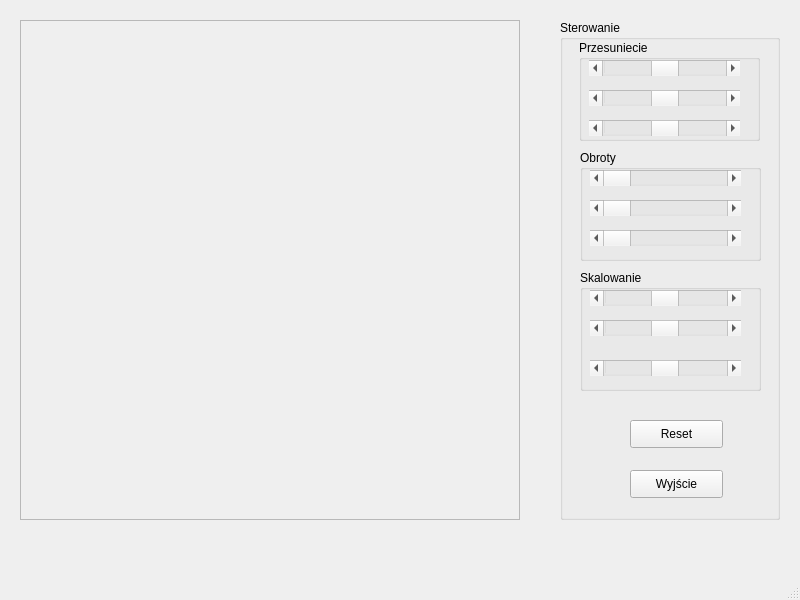
<?xml version="1.0" encoding="UTF-8"?>
<ui version="4.0">
 <class>MainWindow</class>
 <widget class="QMainWindow" name="MainWindow">
  <property name="geometry">
   <rect>
    <x>0</x>
    <y>0</y>
    <width>800</width>
    <height>600</height>
   </rect>
  </property>
  <property name="windowTitle">
   <string>Przekształcenia</string>
  </property>
  <widget class="QWidget" name="centralwidget">
   <widget class="QFrame" name="frame">
    <property name="geometry">
     <rect>
      <x>20</x>
      <y>20</y>
      <width>500</width>
      <height>500</height>
     </rect>
    </property>
    <property name="frameShape">
     <enum>QFrame::StyledPanel</enum>
    </property>
    <property name="frameShadow">
     <enum>QFrame::Raised</enum>
    </property>
   </widget>
   <widget class="QGroupBox" name="groupBox">
    <property name="geometry">
     <rect>
      <x>560</x>
      <y>20</y>
      <width>220</width>
      <height>500</height>
     </rect>
    </property>
    <property name="title">
     <string>Sterowanie</string>
    </property>
    <widget class="QPushButton" name="resetButton">
     <property name="geometry">
      <rect>
       <x>70</x>
       <y>400</y>
       <width>93</width>
       <height>28</height>
      </rect>
     </property>
     <property name="text">
      <string>Reset</string>
     </property>
    </widget>
    <widget class="QPushButton" name="exitButton">
     <property name="geometry">
      <rect>
       <x>70</x>
       <y>450</y>
       <width>93</width>
       <height>28</height>
      </rect>
     </property>
     <property name="text">
      <string>Wyjście</string>
     </property>
    </widget>
    <widget class="QGroupBox" name="groupBox_2">
     <property name="geometry">
      <rect>
       <x>19</x>
       <y>20</y>
       <width>181</width>
       <height>101</height>
      </rect>
     </property>
     <property name="title">
      <string>Przesuniecie</string>
     </property>
     <widget class="QScrollBar" name="przesuniecie_x">
      <property name="geometry">
       <rect>
        <x>10</x>
        <y>20</y>
        <width>151</width>
        <height>16</height>
       </rect>
      </property>
      <property name="minimum">
       <number>-250</number>
      </property>
      <property name="maximum">
       <number>250</number>
      </property>
      <property name="orientation">
       <enum>Qt::Horizontal</enum>
      </property>
     </widget>
     <widget class="QScrollBar" name="przesuniecie_y">
      <property name="geometry">
       <rect>
        <x>10</x>
        <y>50</y>
        <width>151</width>
        <height>16</height>
       </rect>
      </property>
      <property name="minimum">
       <number>-250</number>
      </property>
      <property name="maximum">
       <number>250</number>
      </property>
      <property name="orientation">
       <enum>Qt::Horizontal</enum>
      </property>
     </widget>
     <widget class="QScrollBar" name="przesuniecie_z">
      <property name="geometry">
       <rect>
        <x>10</x>
        <y>80</y>
        <width>151</width>
        <height>16</height>
       </rect>
      </property>
      <property name="minimum">
       <number>-250</number>
      </property>
      <property name="maximum">
       <number>250</number>
      </property>
      <property name="orientation">
       <enum>Qt::Horizontal</enum>
      </property>
     </widget>
    </widget>
    <widget class="QGroupBox" name="groupBox_3">
     <property name="geometry">
      <rect>
       <x>20</x>
       <y>130</y>
       <width>181</width>
       <height>111</height>
      </rect>
     </property>
     <property name="title">
      <string>Obroty</string>
     </property>
     <widget class="QScrollBar" name="obroty_x">
      <property name="geometry">
       <rect>
        <x>10</x>
        <y>20</y>
        <width>151</width>
        <height>16</height>
       </rect>
      </property>
      <property name="maximum">
       <number>360</number>
      </property>
      <property name="orientation">
       <enum>Qt::Horizontal</enum>
      </property>
     </widget>
     <widget class="QScrollBar" name="obroty_y">
      <property name="geometry">
       <rect>
        <x>10</x>
        <y>50</y>
        <width>151</width>
        <height>16</height>
       </rect>
      </property>
      <property name="maximum">
       <number>360</number>
      </property>
      <property name="orientation">
       <enum>Qt::Horizontal</enum>
      </property>
     </widget>
     <widget class="QScrollBar" name="obroty_z">
      <property name="geometry">
       <rect>
        <x>10</x>
        <y>80</y>
        <width>151</width>
        <height>16</height>
       </rect>
      </property>
      <property name="maximum">
       <number>360</number>
      </property>
      <property name="orientation">
       <enum>Qt::Horizontal</enum>
      </property>
     </widget>
    </widget>
    <widget class="QGroupBox" name="groupBox_4">
     <property name="geometry">
      <rect>
       <x>20</x>
       <y>250</y>
       <width>181</width>
       <height>121</height>
      </rect>
     </property>
     <property name="title">
      <string>Skalowanie</string>
     </property>
     <widget class="QScrollBar" name="skalowanie_x">
      <property name="geometry">
       <rect>
        <x>10</x>
        <y>20</y>
        <width>151</width>
        <height>16</height>
       </rect>
      </property>
      <property name="minimum">
       <number>1</number>
      </property>
      <property name="maximum">
       <number>200</number>
      </property>
      <property name="value">
       <number>100</number>
      </property>
      <property name="orientation">
       <enum>Qt::Horizontal</enum>
      </property>
     </widget>
     <widget class="QScrollBar" name="skalowanie_y">
      <property name="geometry">
       <rect>
        <x>10</x>
        <y>50</y>
        <width>151</width>
        <height>16</height>
       </rect>
      </property>
      <property name="minimum">
       <number>1</number>
      </property>
      <property name="maximum">
       <number>200</number>
      </property>
      <property name="value">
       <number>100</number>
      </property>
      <property name="orientation">
       <enum>Qt::Horizontal</enum>
      </property>
     </widget>
     <widget class="QScrollBar" name="skalowanie_z">
      <property name="geometry">
       <rect>
        <x>10</x>
        <y>90</y>
        <width>151</width>
        <height>16</height>
       </rect>
      </property>
      <property name="minimum">
       <number>1</number>
      </property>
      <property name="maximum">
       <number>200</number>
      </property>
      <property name="value">
       <number>100</number>
      </property>
      <property name="orientation">
       <enum>Qt::Horizontal</enum>
      </property>
     </widget>
    </widget>
   </widget>
  </widget>
  <widget class="QMenuBar" name="menubar">
   <property name="geometry">
    <rect>
     <x>0</x>
     <y>0</y>
     <width>800</width>
     <height>21</height>
    </rect>
   </property>
  </widget>
  <widget class="QStatusBar" name="statusbar"/>
 </widget>
 <resources/>
 <connections/>
</ui>
